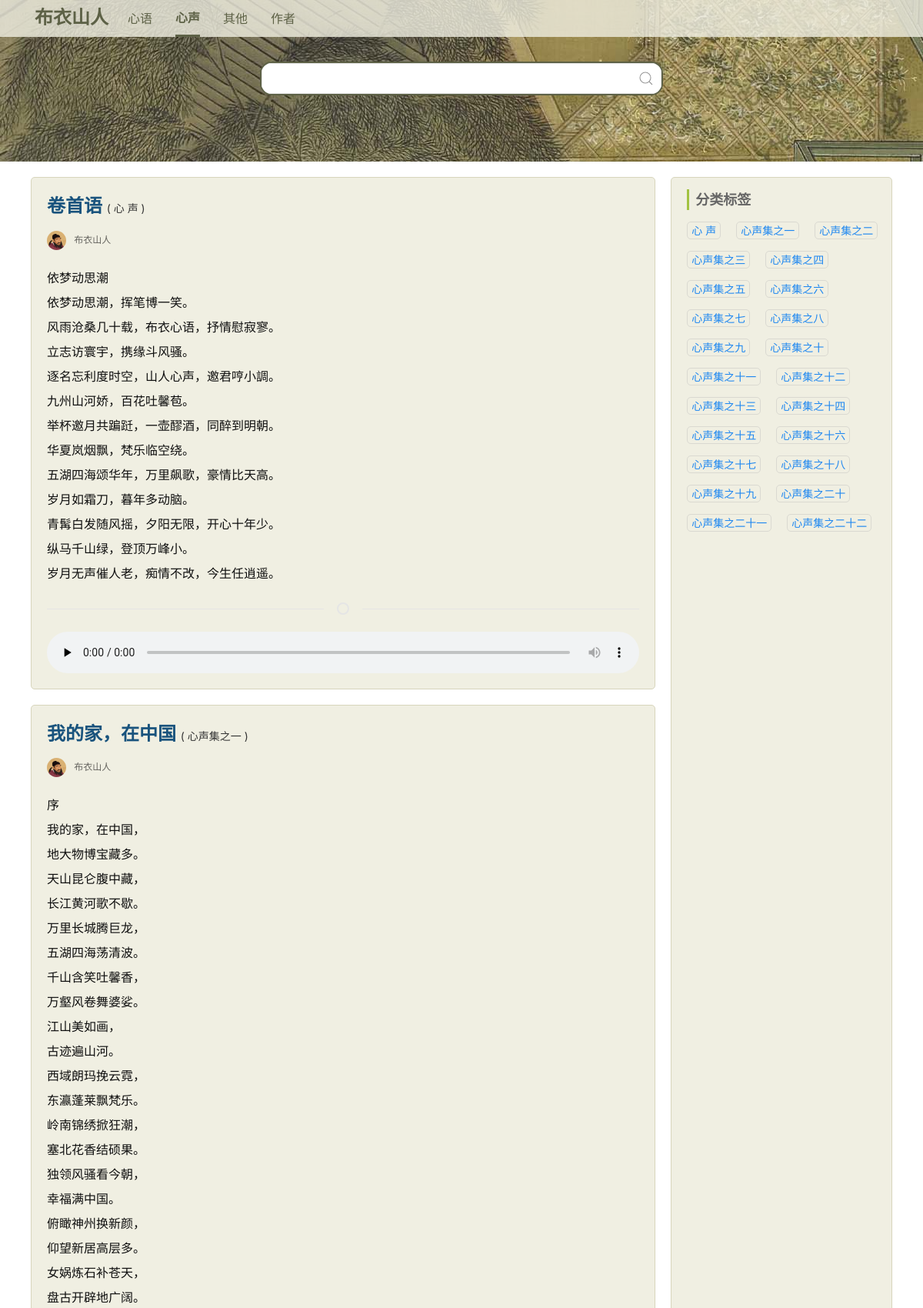
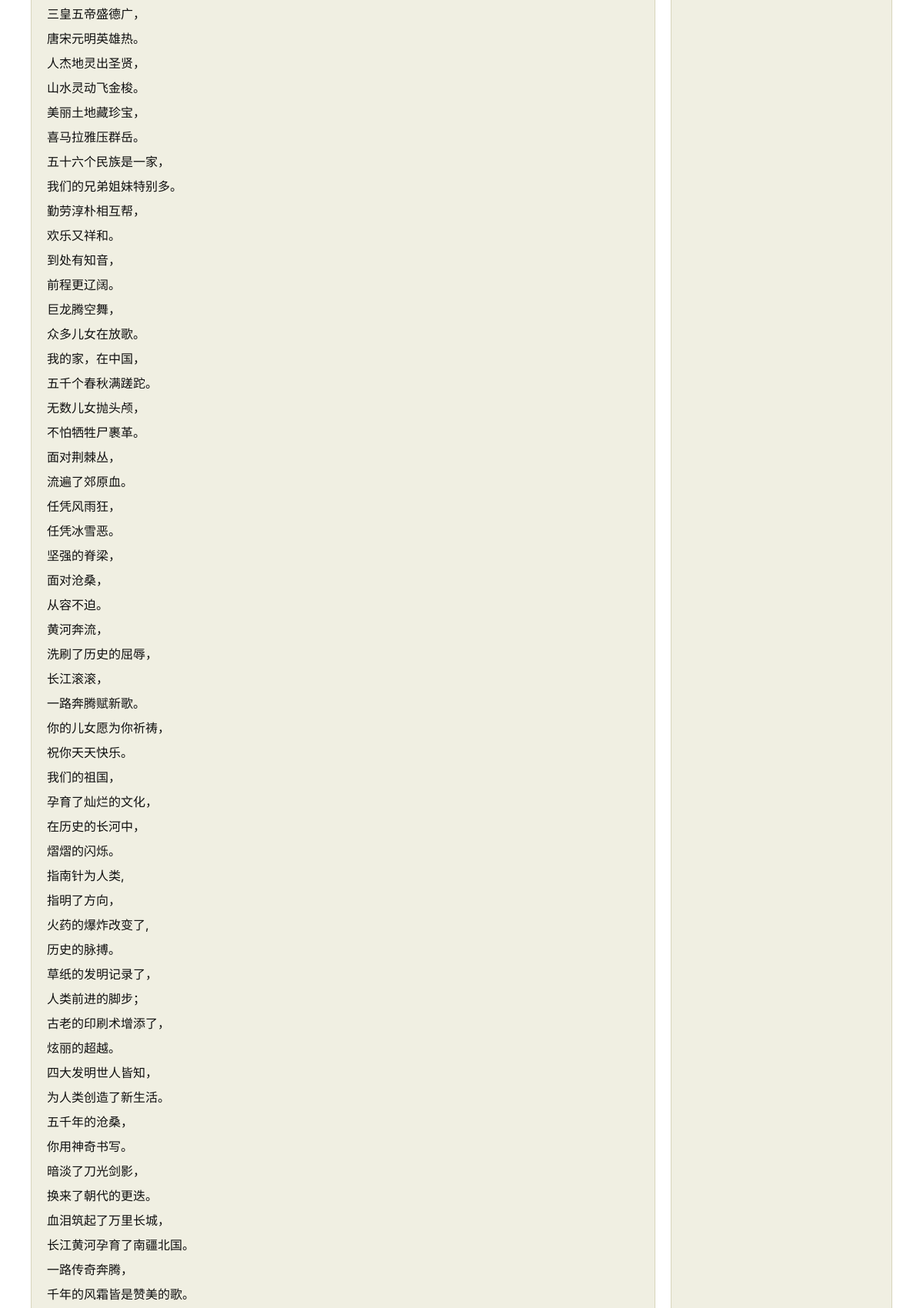
/?category=心声 (upper part), run on the app's committed database (2 pictures, top to bottom).
### tables this page shows
CREATE TABLE "article" (
  "id" integer NOT NULL PRIMARY KEY AUTOINCREMENT,
  "category" text,
  "chapter" text,
  "title" text,
  "summary" text,
  "contents" text,
  "author" text,
  "write_date" text,
  "create_datetime" text,
  "is_hide" integer DEFAULT 0
);

### config.php (called while the page is built, shortened)
<?php
function pdo_query($sql,$param=false,$where=false){
    $pdo=new PDO('sqlite:./data.db');
    $pdo->setAttribute(PDO::ATTR_ERRMODE, PDO::ERRMODE_EXCEPTION);
    $error=false; $data=false;
    try{
        if($param!==false){
            $prepare=$pdo->prepare($sql);
            $prepare->execute($param);
            if(substr(strtoUpper($sql),0,7)=='SELECT '){
                $data=$prepare->fetchAll(PDO::FETCH_ASSOC);
            }else{
                if(substr(strtoUpper($sql),0,11)=='INSERT INTO'){
                    $data=$pdo->lastInsertId();
                }else{
                    $data=$prepare->rowCount();
                }
            }
        }
    }catch(PDOException $ex){
        $error=$ex->getMessage();
    }
    return [$error,$data];
}

### pc.php (the view, shortened to what this page needs)
<?php include_once('config.php'); ?>
<!DOCTYPE html>
<html lang="zh">
<head>
    <link href="./css/uikit.min.css" rel="stylesheet" />
</head>
<body>
    <?php
    $sql='SELECT * FROM `article` WHERE category=:category';
    $param=array();
    if(strlen($_GET['category'])>0){
        $param['category']=$_GET['category'];
    }else{
        $param['category']='心语';
    }
    $limit=10;
    $sql.=' LIMIT '.$limit;
    list($error,$articles)=pdo_query($sql, $param);
    ?>
    <header>
        <div class="menu-bg">&nbsp;</div>
        <nav>
            <div class="uk-container">
                <div class="uk-flex">
                    <div class="logo"><a href="./">布衣山人</a></div>
                    <ul class="uk-navbar-nav" id="category">
                        <li<?php echo(($_GET['category']=='心语' || $_GET['category']=='')?' class="uk-active"':''); ?>><a href="?category=心语">心语</a></li>
                        <li<?php echo($_GET['category']=='心声'?' class="uk-active"':''); ?>><a href="?category=心声">心声</a></li>
                        <li<?php echo($_GET['category']=='其他'?' class="uk-active"':''); ?>><a href="?category=其他">其他</a></li>
                        <li<?php echo($_GET['category']=='作者'?' class="uk-active"':''); ?>><a href="?category=作者">作者</a></li>
                    </ul>
                </div>
            </div>
        </nav>
        <div class="search">
            <form class="uk-search uk-search-default">
                <input class="uk-search-input" type="search" placeholder="" name="search">
                <span class="uk-search-icon-flip" uk-search-icon></span>
            </form>
        </div>
    </header>
    <div class="uk-container">
        <div class="uk-flex">
            <div class="main">
                <?php foreach($articles as $article){ ?>
                <div class="uk-card uk-card-body">
                    <h3 class="uk-card-title" id="title<?php echo($article['id']); ?>"><?php echo($article['title']); ?> <a href="">( <?php echo($article['chapter']); ?> )</a></h3>
                    <div class="autor">
                        <img src="./images/author.jpg" />&nbsp;&nbsp;&nbsp;布衣山人
                    </div>
                    <div class="uk-card-contents" id="contents<?php echo($article['id']); ?>"><?php echo($article['contents']); ?></div>
                    <hr class="uk-divider-icon">
                    <div class="tags">
                        <audio controls preload="none" style="width:100%;"><source src="./voice.php?id=<?php echo($article['id']); ?>" type="audio/mpeg">您的浏览器不支持 audio 元素。</audio>
                    </div>
                </div>
                <?php } ?>
            </div>
            <div class="sidebar">
                <div class="side-title">分类标签</div>
                <div class="side-content"><?php
                    $sql='SELECT chapter FROM `article` WHERE category=:category';
                    $param=array();
                    if(strlen($_GET['category'])>0){
                        $param['category']=$_GET['category'];
                    }else{
                        $param['category']='心语';
                    }
                    list($error,$rows)=pdo_query($sql." GROUP BY chapter ORDER BY id ASC", $param);
                    foreach($rows as $row){
                        echo('<a href="?category='.$_GET['category'].'&chapter='.$row['chapter'].'">'.$row['chapter'].'</a>');
                    }
                    ?>
                </div>
            </div>
        </div>
    </div>
</body>
</html>

### pc.php (style rules this page uses)
body { background:url(./images/bg.png); }
header { background:url(./images/header.jpg);margin-bottom:20px; }
.menu-bg { height:48px;background:#F0EFE2; opacity: 0.8; position: absolute; width:100%;z-index:0 }
nav { position: absolute; width:100%;z-index:10; }
.logo { padding:5px;font-size:1.5rem;font-weight:bold;margin-right:20px; }
.logo a { color:#5D6146; }
.search { padding:80px; text-align:center; }
.uk-navbar-item, .uk-navbar-nav>li>a, .uk-navbar-toggle { min-height:48px; }
.uk-navbar-nav>li>a { font-size:16px; color:#5D6146 }
.uk-navbar-nav>li.uk-active>a { border-bottom:3px solid #5D6146;font-weight:bold;color:#5D6146; }
.uk-search { background:#fff; border:2px solid #5D6146;border-radius: 15px; overflow:hidden; width:50%; }
.sidebar { background:#F0EFE2;border:1px solid #d7d5bc;border-radius:5px;padding-right:15px;width:25%; }
.sidebar .side-title { margin-left: 20px;border-left:3px solid #A2C241; padding-left:8px;margin-top:15px; font-weight:bold; font-size:18px; }
.sidebar .side-content a { font-size: 14px;float: left;padding:0 5px;margin-top: 15px;margin-left: 20px;border: 1px solid #DAD9D1;border-radius: 5px; }
.main { width:75%;margin-right:20px;min-height:500px; }
.main .uk-card { background:#F0EFE2;border:1px solid #d7d5bc;border-radius:5px;padding:0 15px; margin-bottom:20px;padding:20px; }
.main .uk-card .autor { font-size:12px;color:#65645F; }
.main .uk-card .autor img { height:25px; border-radius:50%; }
.uk-card-title { color:#19537D; font-weight:bold; margin-bottom:15px; }
.uk-card-title a { font-size:14px; color:#333; font-weight:normal; }
.uk-card-contents { line-height:200%;color:#0F0F0F;padding-top:20px; }

### data on the page
article: title "卷首语", chapter "心 声", contents "依梦动思潮 依梦动思潮，挥笔博一笑。 风雨沧桑几十载，布衣心语，抒情慰寂寥。 立志访寰宇，携缘斗风骚。 逐名忘利度时空，山人心声，邀君哼小調。 九州山河娇，百花吐馨苞。 举杯邀月共蹁跹，一壶醪酒，同醉到明朝。 华夏岚烟飘，梵乐临空绕。 五湖四海颂华年，万里飙歌，豪情比天高。 岁月如霜刀，暮年多动脑。 青髯白发随风摇，夕阳无限，开心十年少。 纵马千山绿，登顶万峰小。 岁月无声催人老，痴情不改，今生任逍遥。"
article: title "我的家，在中国", chapter "心声集之一", contents "序 我的家，在中国， 地大物博宝藏多。 天山昆仑腹中藏， 长江黄河歌不歇。 万里长城腾巨龙， 五湖四海荡清波。 千山含笑吐馨香， 万壑风卷舞婆娑。 江山美如画， 古迹遍山河。 西域朗玛挽云霓， 东瀛蓬莱飘梵乐。 岭南锦绣掀狂潮， 塞北花香结硕果。 独领风骚看今朝， 幸福满中国。 俯瞰神州换新颜， 仰望新居高层多。 女娲炼石补苍天， 盘古开辟地广阔。 三皇五帝盛德广， 唐宋元明英雄热。 人杰地灵出圣贤， 山水灵动飞金梭。 美丽土地藏珍宝， 喜马拉雅压群岳。 五十六个民族是一家， 我们的兄弟姐妹特别多。 勤劳淳朴相互帮， 欢乐又祥和。 到处有知音， 前程更辽阔。 巨龙腾空舞， 众多儿女在放歌。 我的家，在中国， 五千个春秋满蹉跎。 无数儿女抛头颅， 不怕牺牲尸裹革。 面对荆棘丛， 流遍了郊原血。 任凭风雨狂， 任凭冰雪恶。 坚强的脊梁， 面对沧桑， 从容不迫。 黄河奔流， 洗刷了历史的屈辱， 长江滚滚， 一路奔腾赋新歌。 你的儿女愿为你祈祷， 祝你天天快乐。 我们的祖国， 孕育了灿烂的文化， 在历史的长河中， 熠熠的闪烁。 指南针为人类, 指明了方向， 火药的爆炸改变了, 历史的脉搏。 草纸的发明记录了， 人类前进的脚步； 古老的印刷术增添了， 炫丽的超越。 四大发明世人皆知， 为人类创造了新生活。 五千年的沧桑， 你用神奇书写。 暗淡了刀光剑影， 换来了朝代的更迭。 血泪筑起了万里长城， 长江黄河孕育了南疆北国。 一路传奇奔腾， 千年的风霜皆是赞美的歌。"

### other printed values
$row['chapter'] "心 声"
$row['chapter'] "心声集之一"
$row['chapter'] "心声集之二"
$row['chapter'] "心声集之三"
$row['chapter'] "心声集之四"
$row['chapter'] "心声集之五"
$row['chapter'] "心声集之六"
$row['chapter'] "心声集之七"
$row['chapter'] "心声集之八"
$row['chapter'] "心声集之九"
$row['chapter'] "心声集之十"
$row['chapter'] "心声集之十一"
$row['chapter'] "心声集之十二"
$row['chapter'] "心声集之十三"
$row['chapter'] "心声集之十四"
